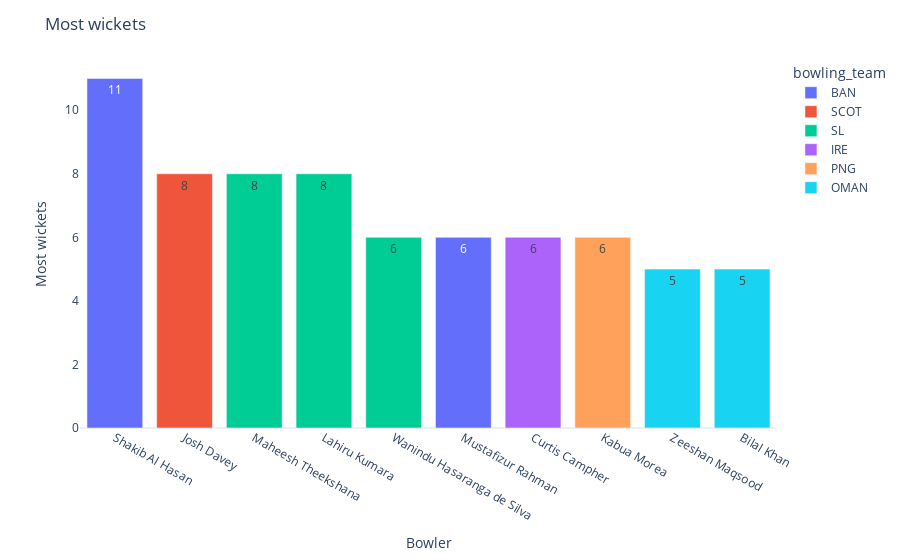

The cell this chart's notebook holds for it:
### Code cell
plot_bowling_chart('Most wickets','wickets','Most wickets')

### Figure 1 — Plotly figure (JSON) as saved in the notebook; plotly's stock layout.template omitted (floating-point values rounded to 4 significant figures)
{"data": [{"alignmentgroup": "True", "hovertemplate": "bowling_team=BAN<br>fullName=%{x}<br>Most wickets=%{text}<extra></extra>", "legendgroup": "BAN", "marker": {"color": "#636efa", "pattern": {"shape": ""}}, "name": "BAN", "offsetgroup": "BAN", "orientation": "v", "showlegend": true, "text": [11, 6], "textposition": "auto", "type": "bar", "x": ["Shakib Al Hasan", "Mustafizur Rahman"], "xaxis": "x", "y": [11, 6], "yaxis": "y"}, {"alignmentgroup": "True", "hovertemplate": "bowling_team=SCOT<br>fullName=%{x}<br>Most wickets=%{text}<extra></extra>", "legendgroup": "SCOT", "marker": {"color": "#EF553B", "pattern": {"shape": ""}}, "name": "SCOT", "offsetgroup": "SCOT", "orientation": "v", "showlegend": true, "text": [8], "textposition": "auto", "type": "bar", "x": ["Josh Davey"], "xaxis": "x", "y": [8], "yaxis": "y"}, {"alignmentgroup": "True", "hovertemplate": "bowling_team=SL<br>fullName=%{x}<br>Most wickets=%{text}<extra></extra>", "legendgroup": "SL", "marker": {"color": "#00cc96", "pattern": {"shape": ""}}, "name": "SL", "offsetgroup": "SL", "orientation": "v", "showlegend": true, "text": [8, 8, 6], "textposition": "auto", "type": "bar", "x": ["Maheesh Theekshana", "Lahiru Kumara", "Wanindu Hasaranga de Silva"], "xaxis": "x", "y": [8, 8, 6], "yaxis": "y"}, {"alignmentgroup": "True", "hovertemplate": "bowling_team=IRE<br>fullName=%{x}<br>Most wickets=%{text}<extra></extra>", "legendgroup": "IRE", "marker": {"color": "#ab63fa", "pattern": {"shape": ""}}, "name": "IRE", "offsetgroup": "IRE", "orientation": "v", "showlegend": true, "text": [6], "textposition": "auto", "type": "bar", "x": ["Curtis Campher"], "xaxis": "x", "y": [6], "yaxis": "y"}, {"alignmentgroup": "True", "hovertemplate": "bowling_team=PNG<br>fullName=%{x}<br>Most wickets=%{text}<extra></extra>", "legendgroup": "PNG", "marker": {"color": "#FFA15A", "pattern": {"shape": ""}}, "name": "PNG", "offsetgroup": "PNG", "orientation": "v", "showlegend": true, "text": [6], "textposition": "auto", "type": "bar", "x": ["Kabua Morea"], "xaxis": "x", "y": [6], "yaxis": "y"}, {"alignmentgroup": "True", "hovertemplate": "bowling_team=OMAN<br>fullName=%{x}<br>Most wickets=%{text}<extra></extra>", "legendgroup": "OMAN", "marker": {"color": "#19d3f3", "pattern": {"shape": ""}}, "name": "OMAN", "offsetgroup": "OMAN", "orientation": "v", "showlegend": true, "text": [5, 5], "textposition": "auto", "type": "bar", "x": ["Zeeshan Maqsood", "Bilal Khan"], "xaxis": "x", "y": [5, 5], "yaxis": "y"}], "layout": {"barmode": "relative", "legend": {"title": {"text": "bowling_team"}, "tracegroupgap": 0}, "margin": {"t": 60}, "title": {"text": "Most wickets"}, "xaxis": {"anchor": "y", "categoryarray": ["Shakib Al Hasan", "Josh Davey", "Maheesh Theekshana", "Lahiru Kumara", "Wanindu Hasaranga de Silva", "Mustafizur Rahman", "Curtis Campher", "Kabua Morea", "Zeeshan Maqsood", "Bilal Khan"], "categoryorder": "array", "domain": [0, 1], "showgrid": false, "title": {"text": "Bowler"}}, "yaxis": {"anchor": "x", "domain": [0, 1], "showgrid": false, "title": {"text": "Most wickets"}}}}
